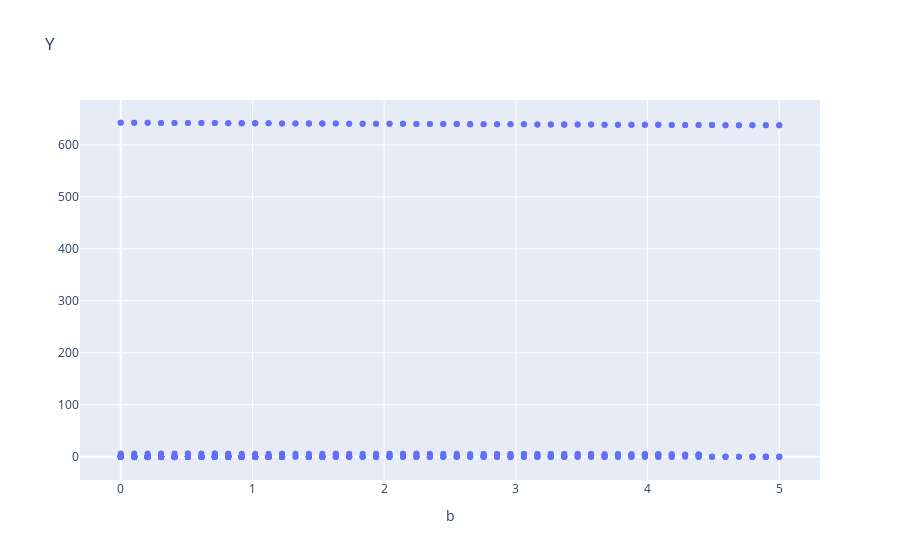

Notebook source saved alongside this figure:
### Code cell
xs=[]
ys=[]
bs_bif = []
for curb, sols in list(solutions_by_b.items()):
    for xc,yc in sols:
        if yc!=0:# (σ/δ, 0) - решение, не зависящее от mu
            bs_bif.append(curb)
            xs.append(float(xc.as_real_imag()[0]))
            ys.append(float(yc.as_real_imag()[0]))
            
fig = go.Figure()
fig.add_trace(go.Scatter(x=bs_bif, y=ys, mode='markers', name = "y_real_part"))
# fig.add_trace(go.Scatter(x=mus_for_im, y=y_im_parts, mode='markers', name = "y_im_parts"))
fig.update_layout(title="Y")
# fig.add_trace(go.Scatter(x=mus_for_im, y=y_im_parts, mode='markers', name = "y_im_parts"))

fig.update_layout(xaxis={"title": "b"})

### Figure 1 — Plotly figure (JSON) as saved in the notebook; plotly's stock layout.template omitted (floating-point values rounded to 4 significant figures; data arrays with more than 128 entries replaced by an {"elided": "..."} marker saying what was removed)
{"data": [{"mode": "markers", "name": "y_real_part", "type": "scatter", "x": {"elided": "1066 float values"}, "y": {"elided": "1066 float values"}}], "layout": {"autosize": true, "title": {"text": "Y"}, "xaxis": {"autorange": true, "range": [-0.2951, 5.295], "title": {"text": "b"}, "type": "linear"}, "yaxis": {"autorange": true, "range": [-54.02, 695.6], "type": "linear"}}}
